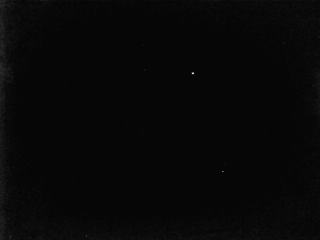
#> input picture star_image/10.bmp, 320 x 240 px; its folder holds only this picture in this run
$ python code.py
#> lines starting #> are read from the running program, lines starting #| are printed output that depends on the picture; after the words box and inside, x2 and y2 are one past the last pixel; in counts of white or black regions, pixels touching at a corner belong together
import cv2
import numpy as np
import matplotlib.pyplot as plt
import os
from pathlib import Path

# ================== PATH ==================
image_dir = Path(r"C:\Users\pc\OneDrive\Desktop\Engineering English\star tracker\star_image")

# Folder lưu ảnh đã xử lý
adjust_root = image_dir / "adjust"
adjust_root.mkdir(exist_ok=True)

# ================== LOOP THROUGH BMP FILES ==================
bmp_files = list(image_dir.glob("*.bmp"))

if not bmp_files:
    raise ValueError("Không tìm thấy file .bmp nào trong folder!")

for bmp_path in bmp_files:
    print(f"🔹 Processing: {bmp_path.name}")

    # Subfolder cho từng ảnh
    img_adjust_dir = adjust_root / bmp_path.stem
    img_adjust_dir.mkdir(exist_ok=True)

    # ================== LOAD IMAGE ==================
    image = cv2.imread(str(bmp_path))
#> image is the input picture: shape (240, 320, 3); min 0, max 229, mean 7.4
    if image is None:
        print("Không load được ảnh:", bmp_path.name)
        continue

    image = cv2.cvtColor(image, cv2.COLOR_BGR2RGB)

    # ================== PREPROCESS ==================
    gray = cv2.cvtColor(image, cv2.COLOR_RGB2GRAY)
    blur = cv2.GaussianBlur(gray, (5, 5), 0)    #để đọc thêm tài liệu
    background = cv2.GaussianBlur(blur, (51, 51), 0)
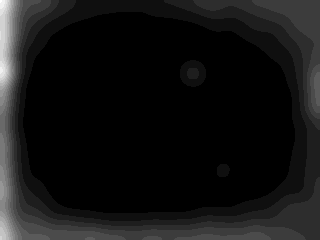
#> background: shape (240, 320); min 6, max 23, mean 7.3; drawn with min black and max white
    clean = cv2.subtract(blur, background)

    # ================== THRESHOLD ================== (đọc thêm tài liệu)
    mean = np.mean(clean)
#> mean = 0.258
    std = np.std(clean)
#> std = 1.22
    k = 4

    _, binary = cv2.threshold(
        clean,
        mean + k * std,
        255,
        cv2.THRESH_BINARY
    )
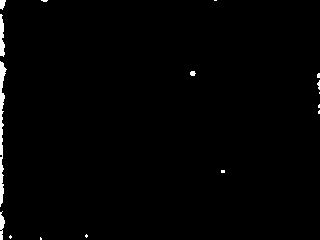
#> binary: shape (240, 320); 1.1% white; 16 white regions (11 under 20 px)

        # 1. Tìm tất cả các đường viền (contours) từ ảnh nhị phân
    contours, _ = cv2.findContours(binary, cv2.RETR_EXTERNAL, cv2.CHAIN_APPROX_SIMPLE)
#> contours = 16 contours, 12 with area under 20; largest, box (x1, y1, x2, y2) and area: (0, 61, 7, 207) 308, (0, 14, 5, 57) 110, (0, 211, 5, 240) 60, (0, 0, 6, 10) 31

    # Tạo ảnh mặt nạ mới (sẽ chỉ chứa các ngôi sao đạt chuẩn)
    filtered_binary = np.zeros_like(binary)

    # Tạo ảnh màu để visualize (Dùng để debug: Xanh=Lấy, Đỏ=Bỏ)
    debug_vis = image.copy()
    if len(debug_vis.shape) == 2: debug_vis = cv2.cvtColor(debug_vis, cv2.COLOR_GRAY2BGR)

    # --- CÁC THAM SỐ LỌC (TÙY CHỈNH TẠI ĐÂY) ---
    MIN_AREA = 2       # Nhỏ hơn 2px -> Nhiễu hạt (Salt noise)
    MAX_AREA = 150     # Lớn hơn 150px -> Đèn đường / Mặt trăng / Cửa sổ
    MIN_CIRCULARITY = 0.6 # Dưới 0.6 -> Lá cây / Vệt máy bay (1.0 là tròn vo)

    filtered_count = 0

    for cnt in contours:
        # A. Lọc theo Diện tích (Area)
        area = cv2.contourArea(cnt)
        if area < MIN_AREA or area > MAX_AREA:
            cv2.drawContours(debug_vis, [cnt], -1, (255, 0, 0), 1) # Vẽ màu ĐỎ (Bị loại do size)
            continue

        # B. Lọc theo Độ tròn (Circularity)
        perimeter = cv2.arcLength(cnt, True)
        if perimeter == 0: continue
        circularity = 4 * np.pi * area / (perimeter * perimeter)

        if circularity < MIN_CIRCULARITY:
            cv2.drawContours(debug_vis, [cnt], -1, (255, 0, 255), 1) # Vẽ màu TÍM (Bị loại do méo)
            continue

        # C. Nếu vượt qua cả 2 vòng -> Là Sao (hoặc vật thể rất giống sao)
        cv2.drawContours(filtered_binary, [cnt], -1, 255, -1)     # Vẽ đốm trắng lên mask sạch
        cv2.drawContours(debug_vis, [cnt], -1, (0, 255, 0), 1)    # Vẽ màu XANH LÁ (Được chọn)
        filtered_count += 1
#> this loop made 16 passes
#> (area, perimeter, circularity) on passes 4, 13, 16: (59.5, 67.21, 0.166), (110, 93.8, 0.157), (31, 25.66, 0.592)
#> area on pass 12: 308
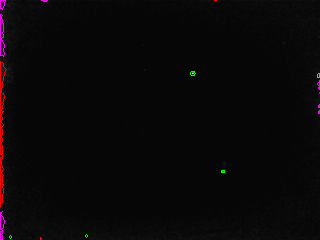
#> debug_vis: shape (240, 320, 3); 0.73% of pixels changed, all inside (x1, y1, x2, y2) = (0, 0, 320, 240)
#> filtered_binary: shape (240, 320); 0.09% white; 5 white regions (4 under 20 px), largest, box (x1, y1, x2, y2) and area: (190, 71, 196, 76) 24
#> after the loop, filtered_count = 5

    print(f"   -> Filtered: {filtered_count} / {len(contours)}")
#|    -> Filtered: 5 / 16


  # SAVE IMAGES cv2.imwrite(str(img_adjust_dir / "4_filtered_binary.png"), filtered_binary)

    # ================== SAVE IMAGES ==================
    cv2.imwrite(str(img_adjust_dir / "1_blur.png"), blur)
    cv2.imwrite(str(img_adjust_dir / "2_clean.png"), clean)
    cv2.imwrite(str(img_adjust_dir / "3_binary.png"), binary)

    cv2.imwrite(str(img_adjust_dir / "54_debug_visual.png"), cv2.cvtColor(debug_vis, cv2.COLOR_RGB2BGR))
    # [6 lines of commented-out code are left out]

print("✅ Xử lý xong tất cả ảnh")

$ run again, on star_image/15.bmp
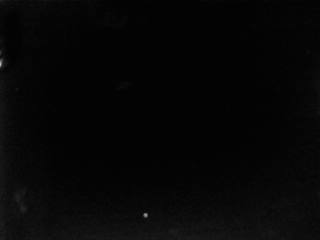
#> input picture star_image/15.bmp, 320 x 240 px
#> image is the input picture: shape (240, 320, 3); min 1, max 192, mean 6.2
#> mean = 0.297
#> std = 1.76
#> `_, binary = cv2.threshold( clean, mean + k * std, 255, cv2.THRESH_BINA..`:
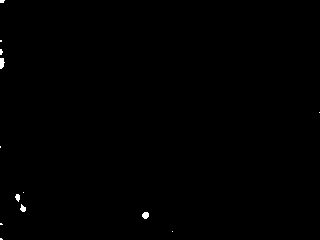
#> binary: shape (240, 320); 0.24% white; 13 white regions (9 under 20 px)
#> contours = 13 contours, 10 with area under 20; largest, box (x1, y1, x2, y2) and area: (142, 212, 149, 219) 30, (0, 58, 5, 69) 29, (20, 204, 26, 212) 22
#> the loop `for cnt in contours:` made 13 passes
#> (area, perimeter, circularity) on passes 4, 5, 10: (29.5, 19.9, 0.936), (21.5, 19.9, 0.682), (29, 25.66, 0.554)
#> after the loop `for cnt in contours:`:
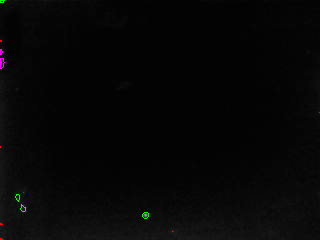
#> debug_vis: shape (240, 320, 3); 0.15% of pixels changed, all inside (x1, y1, x2, y2) = (0, 0, 320, 240)
#> after the loop `for cnt in contours:`: filtered_count = 4
#|    -> Filtered: 4 / 13

$ run again, on star_image/11.bmp
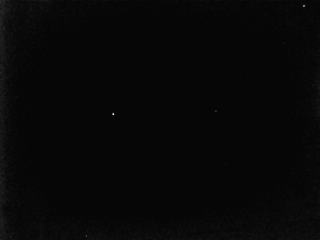
#> input picture star_image/11.bmp, 320 x 240 px
#> image is the input picture: shape (240, 320, 3); min 0, max 235, mean 7.3
#> mean = 0.236
#> std = 1.18
#> `_, binary = cv2.threshold( clean, mean + k * std, 255, cv2.THRESH_BINA..`:
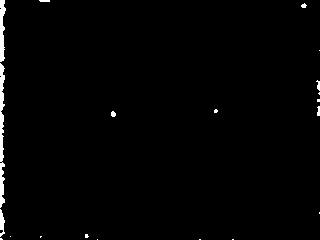
#> binary: shape (240, 320); 1.3% white; 20 white regions (12 under 20 px)
#> contours = 20 contours, 17 with area under 20; largest, box (x1, y1, x2, y2) and area: (0, 63, 5, 208) 346, (0, 0, 6, 62) 187, (0, 209, 5, 237) 60
#> the loop `for cnt in contours:` made 20 passes
#> area on passes 16, 20: 346, 187
#> after the loop `for cnt in contours:`:
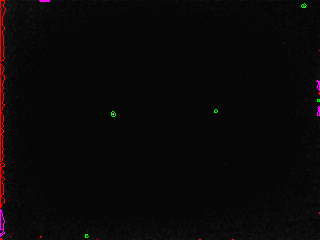
#> debug_vis: shape (240, 320, 3); 0.8% of pixels changed, all inside (x1, y1, x2, y2) = (0, 0, 320, 240)
#> after the loop `for cnt in contours:`: filtered_count = 5
#|    -> Filtered: 5 / 20
